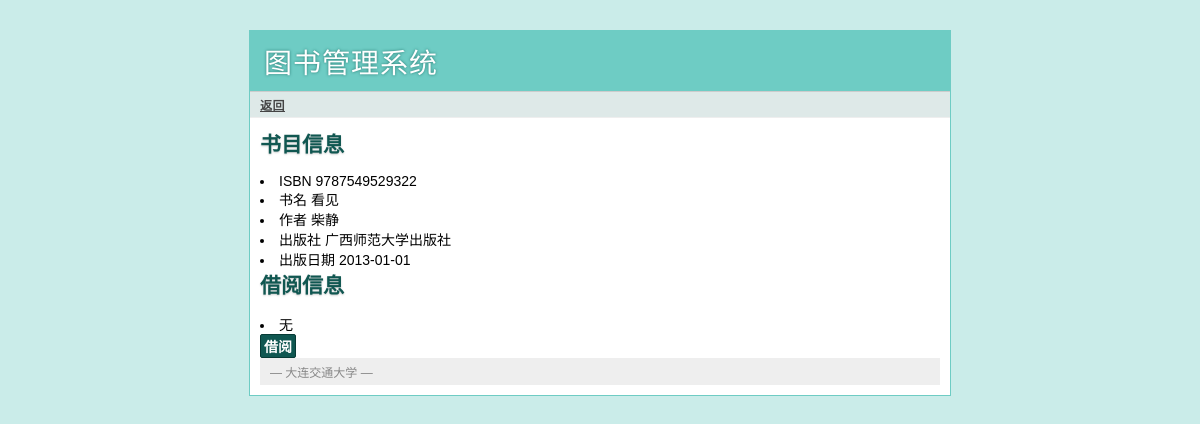
The page /reader/book/9787549529322 (signed in) on the database its author committed.
### tables this page shows
CREATE TABLE books(
       book_id text primary key,
       book_name text not null,
       author text not null,
       publish_com text not null,
       publish_date text not null
);

### book.py (the view, shortened to what this page needs)
@app.route('/reader/book/<id>', methods=['GET', 'POST'])
def reader_book(id):
	reader_judge()
	error = None
	book = query_db('''select * from books where book_id = ?''', [id], one=True)
	reader = query_db('''select * from borrows where book_id = ?''', [id], one=True)
	count  = query_db('''select count(book_id) from borrows where user_name = ? ''',
			  [g.user], one = True)
	current_time = time.strftime('%Y-%m-%d',time.localtime(time.time()))
	return_time = time.strftime('%Y-%m-%d',time.localtime(time.time() + 2600000))
	return render_template('reader_book.html', book = book, reader = reader, error = error)

### book.py (called while the page is built)
def get_db():
	top = _app_ctx_stack.top
	if not hasattr(top, 'sqlite_db'):
		top.sqlite_db = sqlite3.connect(app.config['DATABASE'])
		top.sqlite_db.row_factory = sqlite3.Row
	return top.sqlite_db

@app.teardown_appcontext
def close_database(exception):
	top = _app_ctx_stack.top
	if hasattr(top, 'sqlite_db'):
		top.sqlite_db.close()

def query_db(query, args=(), one=False):
	cur = get_db().execute(query, args)
	rv = cur.fetchall()
	return (rv[0] if rv else None) if one else rv

@app.before_request
def before_request():
	g.user = None
	if 'user_id' in session:
		g.user = session['user_id']

def reader_judge():
	if not session['user_id']:
		error = 'Invalid reader, please login'
		return render_template('reader_login.html', error = error)

### templates/reader_book.html (shortened to what this page needs)
{% extends 'layout.html' %}
{% block link %}
	{% if book %}
	<a href="{{ url_for('reader')}}"> 返回 </a>
	{% endif %}
{% endblock %}
{% block body %}
	<h2> 书目信息 </h2>
	{% if book %}
	<li> ISBN            	{{book.book_id}} </li>
	<li> 书名        		{{book.book_name}} </li>
	<li> 作者        		{{book.author}} </li>
	<li> 出版社     	{{book.publish_com}} </li>
	<li> 出版日期   	{{book.publish_date}} </li>
	{% endif %}
	<div >
	  <h2 > 借阅信息 </h2>
	  {% if reader  %}
	  <li> 借阅者姓名 {{reader.user_name}}</li>
	  <li> 借阅日期  {{reader.date_borrow}}</li>
	  <li> 还书日期  {{reader.date_return}}</li>
	  {% else %}
	  <li> 无 </li>
	  {% endif %}
	  <form action="" method=post>
	    <div class=actions>
	      <input type=submit value="借阅">
	    </div>
	  </form>
{% endblock %}

### static/style.css (style rules this page uses)
a { color: #26776F; }
input[type="submit"] { background: #105751; border: 1px solid #073B36; padding: 1px 3px; font-family: 'Trebuchet MS', sans-serif; font-size: 14px; font-weight: bold; -moz-border-radius: 2px; -webkit-border-radius: 2px; color: white; }
div.page div.navigation a { color: #444; font-weight: bold; }
div.page h2 { margin: 0 0 15px 0; color: #105751; text-shadow: 0 1px 2px #ccc; }

### rows shown on the page
books: book_id "9787549529322", book_name "看见", author "柴静", publish_com "广西师范大学出版社", publish_date "2013-01-01"
